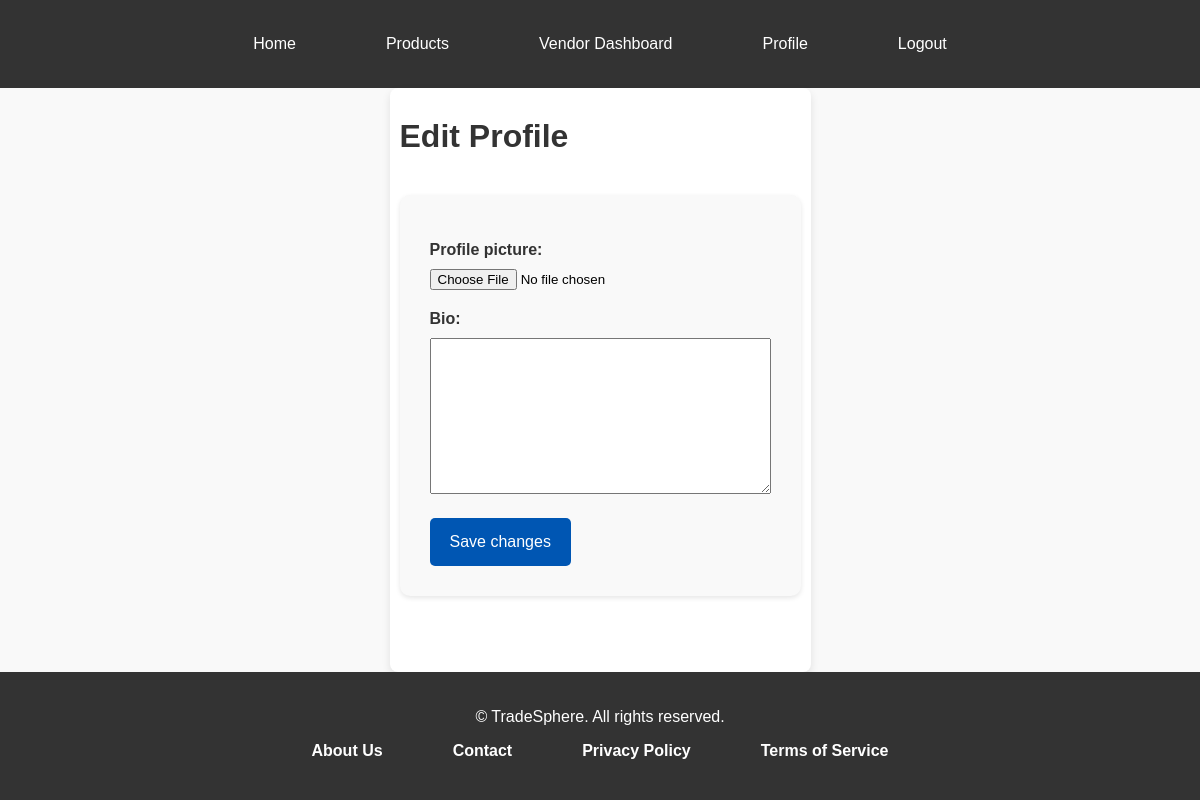
Before: /edit_profile/ (signed in) with the older database file.
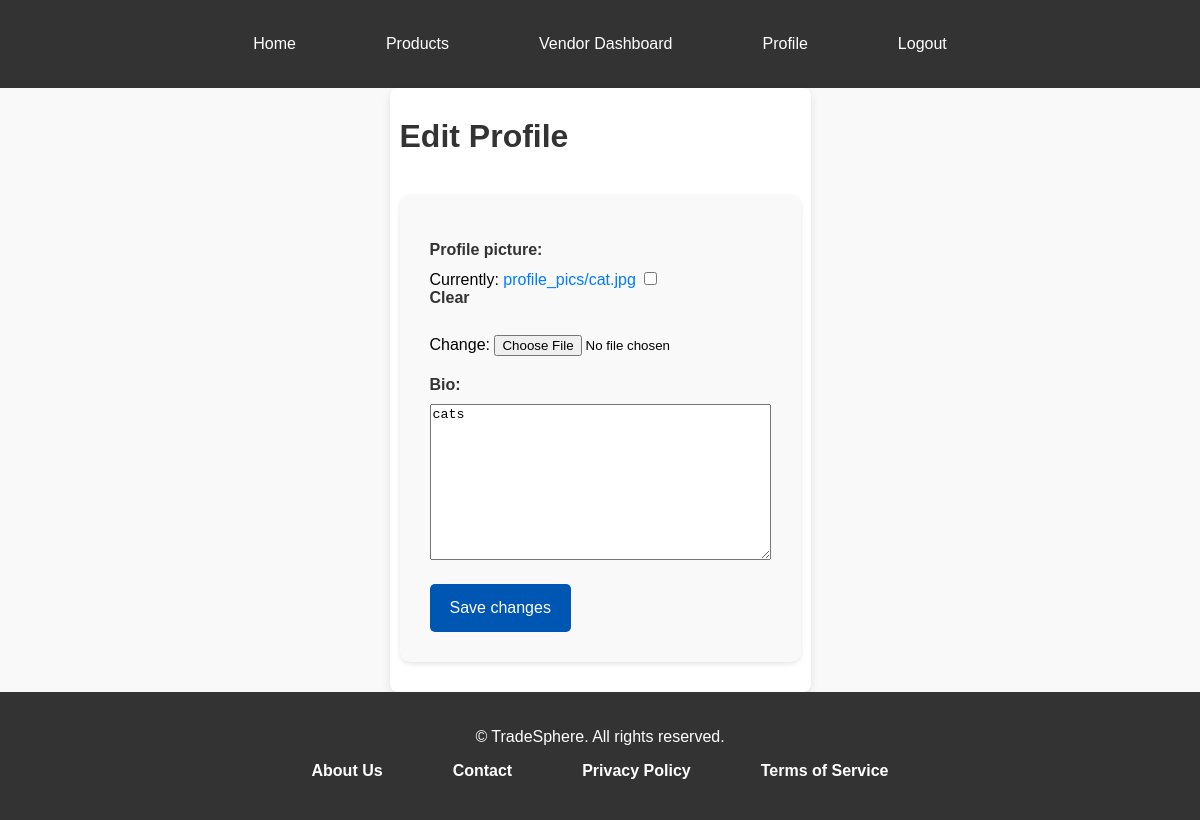
After: the same page with the newer database file.
### marketplace/models.py (models this page shows, shortened)
class UserProfile(models.Model):
    user = models.OneToOneField(User, on_delete=models.CASCADE, related_name='profile')
    profile_picture = models.ImageField(upload_to='profile_pics/', blank=True, null=True)
    bio = models.TextField(blank=True)

### marketplace/views.py (the view)
# urls.py: path('edit_profile/', views.edit_profile, name='edit_profile'),
def edit_profile(request):
    profile = get_object_or_404(UserProfile, user=request.user)
    if request.method == 'POST':
        form = UserProfileForm(request.POST, request.FILES, instance=profile)
        if form.is_valid():
            form.save()
            return redirect('profile')  # Redirect to the profile view after saving
    else:
        form = UserProfileForm(instance=profile)
    return render(request, 'marketplace/edit_profile.html', {'form': form})

### marketplace/forms.py
class UserProfileForm(forms.ModelForm):
    class Meta:
        model = UserProfile
        fields = ['profile_picture', 'bio']

### templates/marketplace/edit_profile.html (shortened to what this page needs)
{% extends 'marketplace/base.html' %}
{% block content %}
<h1>Edit Profile</h1>
<form method="post" enctype="multipart/form-data" class="edit-profile-form">
    {{ form.as_p }}
    <button type="submit">Save changes</button>
</form>
{% endblock %}

Changed rows visible on the page:
changed UserProfile: bio (not shown) → "cats"
Other visible differences:
form field as_p: (not shown) → "☐"
text no longer shown: "Profile picture: Bio:"
text now shown: "Profile picture: Currently: profile_pics/cat.jpg Clear Change: Bio:"
